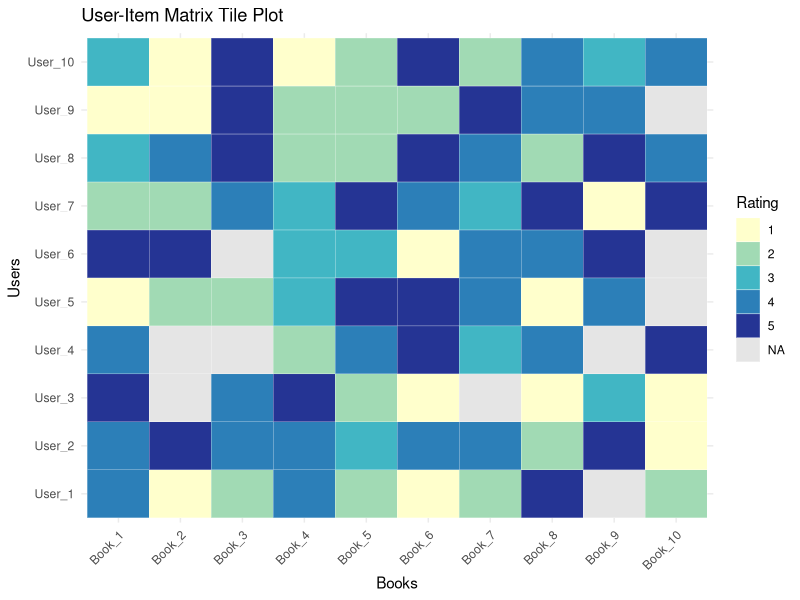

Reproduce this figure in R.
## ---- chunk 1
 knitr::opts_chunk$set(warning = FALSE, message = FALSE, echo = TRUE)  
 
# Load all required packages
library(tidyverse)
library(kableExtra)
library(knitr)
library(reshape2)
library(ggplot2)
## ---- chunk 2
# random sample of 100 ratings
set.seed(612)
df <- matrix(sample(1:5, 100, replace = TRUE), nrow = 10)

# sample dataset for splitting
split_df <- sample(1:length(df), 10, replace = FALSE)

# split the data into train_dfing dataset
train_df <- df
train_df[split_df] <- NA

# split the data into train_dfing dataset
test_df <- df
test_df[-split_df] <- NA

# create some missing values for both dataset
set.seed(612)
missing_df <- sample(1:length(df), 10, replace = FALSE)
df[missing_df] <- NA
train_df[missing_df] <- NA
test_df[missing_df] <- NA

# name of the books
users <- c("User_1","User_2","User_3","User_4","User_5","User_6","User_7","User_8","User_9","User_10")
rownames(df) <- users
rownames(train_df) <- users
rownames(test_df) <- users

# name of the users
colname <- c("Book_1","Book_2","Book_3","Book_4","Book_5","Book_6","Book_7","Book_8","Book_9","Book_10")
colnames(df) <- colname
colnames(train_df) <- colname
colnames(test_df) <- colname

# print the matrix
kable(df,caption = "User-Book Ratings") %>%
  kable_styling(bootstrap_options = c("striped", "hover", "condensed", "responsive")) %>%
  row_spec(0, bold = T, color = "white", background = "#ea7872") %>%
    scroll_box(width = "100%", height = "300px")
## ---- chunk 3
kable(train_df,caption = "train_dfing Dataset") %>%
  kable_styling(bootstrap_options = c("striped", "hover", "condensed", "responsive")) %>%
  row_spec(0, bold = T, color = "white", background = "#ea7872") %>%
    scroll_box(width = "100%", height = "300px")
## ---- chunk 4
kable(test_df,caption = "test_df Dataset") %>%
  kable_styling(bootstrap_options = c("striped", "hover", "condensed", "responsive")) %>%
  row_spec(0, bold = T, color = "white", background = "#ea7872") %>%
    scroll_box(width = "100%", height = "300px")
## ---- chunk 5
# raw average
raw_avg <- round(mean(train_df, na.rm = TRUE), 2)

# user-item matrix for raw avearge
user_item <- matrix(replicate(100, raw_avg), 10)
rownames(user_item) <- rownames(train_df)
colnames(user_item) <- colnames(train_df)

kable(user_item,caption = "User-Item Matrix") %>%
  kable_styling(bootstrap_options = c("striped", "hover", "condensed", "responsive")) %>%
  row_spec(0, bold = T, color = "white", background = "#ea7872") %>%
    scroll_box(width = "100%", height = "300px")


# Melt the original matrix (with raw average or actual ratings)
df_long <- melt(df, varnames = c("User", "Book"), value.name = "Rating")

# Tile plot (categorical coloring)
ggplot(df_long, aes(x = Book, y = User, fill = as.factor(Rating))) +
  geom_tile(color = "white") +
  scale_fill_brewer(palette = "YlGnBu", na.value = "gray90", name = "Rating") +
  labs(title = "User-Item Matrix Tile Plot",
       x = "Books", y = "Users") +
  theme_minimal() +
  theme(axis.text.x = element_text(angle = 45, hjust = 1))

## ---- chunk 6
# bias for each user
user_bias <- round((rowMeans(train_df, na.rm = TRUE) - raw_avg), 2)

kable(user_bias,caption = "User Bias") %>%
  kable_styling(bootstrap_options = c("striped", "hover", "condensed", "responsive")) %>%
  row_spec(0, bold = T, color = "white", background = "#ea7872") %>%
    scroll_box(width = "100%", height = "300px")
## ---- chunk 7
# raw average
raw_avg <- round(mean(train_df, na.rm = TRUE), 2)

# bias for each item
item_bias <- round((colMeans(train_df, na.rm = TRUE) - raw_avg), 2)

kable(item_bias,caption = "Item Bias") %>%
  kable_styling(bootstrap_options = c("striped", "hover", "condensed", "responsive")) %>%
  row_spec(0, bold = T, color = "white", background = "#ea7872") %>%
    scroll_box(width = "100%", height = "300px")
## ---- chunk 8
# calculate every user-item biases combination
com <- apply(expand.grid((as_tibble(user_bias))[[1]], (as_tibble(item_bias))[[1]]), 1, sum)

# baseline predictors for every user-item combination
baseline <- (replicate(100, raw_avg) + com)
baseline <- matrix(baseline, 10)

rownames(baseline) <- rownames(train_df)
colnames(baseline) <- colnames(train_df)

kable(baseline,caption = "Item Bias") %>%
  kable_styling(bootstrap_options = c("striped", "hover", "condensed", "responsive")) %>%
  row_spec(0, bold = T, color = "white", background = "#ea7872") %>%
    scroll_box(width = "100%", height = "300px")
## ---- chunk 9
# function to calculate RMSE
rmse <- function(x, y) {
  round((sqrt(mean((x - y)^2, na.rm = TRUE))), 2)
}

# rmse for train_df dataset
rmse1 <- rmse(train_df, raw_avg)

# rmse for test_df dataset
rmse2 <- rmse(test_df, raw_avg)

# rmse for baseline predictors
rmse3 <- rmse(test_df, baseline)
rmse4 <- rmse(train_df, baseline)
## ---- chunk 10
# summary of the result
kable(cbind(rmse1, rmse2, rmse3, rmse4), col.names = rep(c("Train", "Test"), 2),caption = "Summary") %>%
  add_header_above(c("Raw Average" = 2, "Baseline Predictor" = 2)) %>%
  kable_styling(bootstrap_options = c("striped", "bordered", "hover", "condensed", "responsive")) %>%
  row_spec(0, bold = T, color = "white", background = "#ea7872") 
